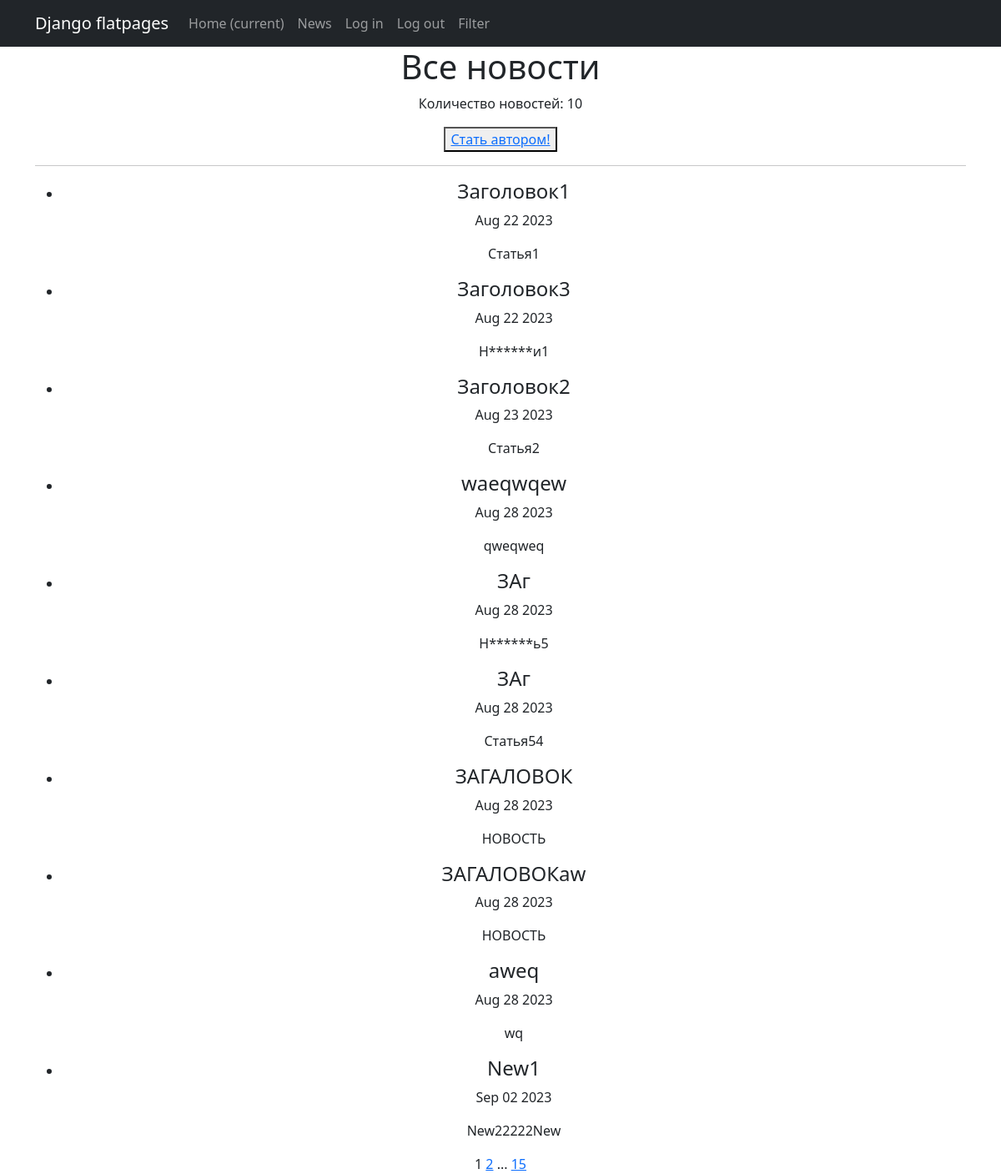
The page / on the database its author committed.
### news/models.py (models this page shows, shortened)
class Post(models.Model):
    post_select = models.BooleanField(default=False)
    post_dt = models.DateTimeField(auto_now_add=True)
    post_tittle = models.CharField(max_length=60)
    post_text = models.TextField()
    post_rating = models.IntegerField(default=0)
    author = models.ForeignKey(Author, on_delete=models.CASCADE)
    category = models.ManyToManyField(Category, through='PostCategory')

### news/views.py (the view)
# urls.py: path('', NewsList.as_view(), name='news_list'),
class NewsList(ListView):
    model = Post
    ordering = 'post_dt'
    template_name = 'news.html'
    context_object_name = 'news'
    paginate_by = 10
    def get_context_data(self, **kwargs):
        context = super().get_context_data(**kwargs)
        context['is_not_author'] = not self.request.user.groups.filter(name='authors').exists()
        return context

### news/templatetags/custom_filters.py (called while the page is built)
@register.filter()
def censor(value):
    if isinstance(value, str):
        for i in CENSOR_SYMBOLS:
            censored_value = i[0] + '*' * (len(i))
            value = value.replace(i, censored_value)
    return f'{value}'

### news/templatetags/custom_tags.py (called while the page is built)
@register.simple_tag(takes_context=True)
def url_replace(context, **kwargs):
   d = context['request'].GET.copy()
   for k, v in kwargs.items():
       d[k] = v
   return d.urlencode()

### templates/news.html (shortened to what this page needs)
{% extends 'flatpages/default.html' %}
{% load custom_filters %}
{% load custom_tags %}
{% block content %}
   <h1>Все новости</h1>
   <p>Количество новостей: {{ news | length }}</p>
   {% if is_not_author %}
   <button> <a href="upgrade/"> Стать автором!</a> </button>
   {% endif %}
   <hr>
   {% if news %}
       <ul>
           {% for new1 in news %}
           <li>
               <h4>{{ new1.post_tittle|censor }}</h4>
               <p>{{ new1.post_dt|date:'M d Y' }}</p>
               <p>{{ new1.post_text|censor|truncatechars:20 }}</p>
           </li>
           {% endfor %}
       </ul>
   {% else %}
       <h2>Постов нет!</h2>
   {% endif %}
   {{ page_obj.number }}
   {% if page_obj.has_next %}
       <a href="?{% url_replace page=page_obj.next_page_number %}">{{ page_obj.next_page_number }}</a>
       {% if paginator.num_pages != page_obj.next_page_number %}
           ...
           <a href="?{% url_replace page=page_obj.paginator.num_pages %}">{{ page_obj.paginator.num_pages }}</a>
       {% endif %}
   {% endif %}
{% endblock content %}

### rows shown on the page
Post: post_tittle|censor "Заголовок1", post_dt "Aug 22 2023", post_text|censor "Статья1"
Post: post_tittle|censor "Заголовок3", post_dt "Aug 22 2023", post_text|censor "Н******и1"
Post: post_tittle|censor "Заголовок2", post_dt "Aug 23 2023", post_text|censor "Статья2"
Post: post_tittle|censor "waeqwqew", post_dt "Aug 28 2023", post_text|censor "qweqweq"
Post: post_tittle|censor "ЗАг", post_dt "Aug 28 2023", post_text|censor "Н******ь5"
Post: post_tittle|censor "ЗАг", post_dt "Aug 28 2023", post_text|censor "Статья54"
Post: post_tittle|censor "ЗАГАЛОВОК", post_dt "Aug 28 2023", post_text|censor "НОВОСТЬ"
Post: post_tittle|censor "ЗАГАЛОВОКaw", post_dt "Aug 28 2023", post_text|censor "НОВОСТЬ"
Post: post_tittle|censor "aweq", post_dt "Aug 28 2023", post_text|censor "wq"
Post: post_tittle|censor "New1", post_dt "Sep 02 2023", post_text|censor "New22222New"

### other values the page prints
{{ news | length }} "10"
{{ page_obj.number }} "1"
{{ page_obj.next_page_number }} "2"
{{ page_obj.paginator.num_pages }} "15"
